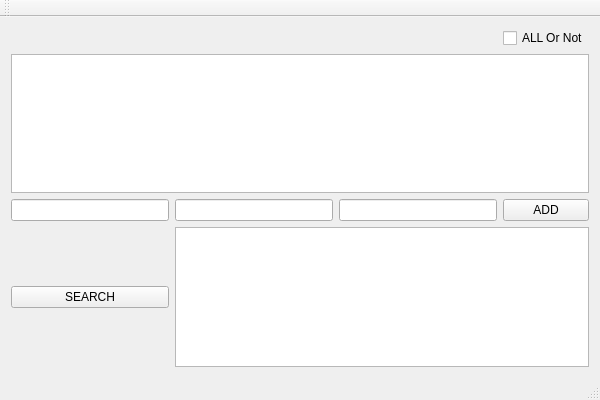
<?xml version="1.0" encoding="UTF-8"?>
<ui version="4.0">
 <class>StarCatalogueMVCClass</class>
 <widget class="QMainWindow" name="StarCatalogueMVCClass">
  <property name="geometry">
   <rect>
    <x>0</x>
    <y>0</y>
    <width>600</width>
    <height>400</height>
   </rect>
  </property>
  <property name="windowTitle">
   <string>StarCatalogueMVC</string>
  </property>
  <widget class="QWidget" name="centralWidget">
   <layout class="QGridLayout" name="gridLayout">
    <item row="1" column="0" colspan="4">
     <widget class="QTableView" name="tableView"/>
    </item>
    <item row="2" column="1">
     <widget class="QLineEdit" name="raLineEdit"/>
    </item>
    <item row="2" column="3">
     <widget class="QPushButton" name="addButton">
      <property name="text">
       <string>ADD</string>
      </property>
     </widget>
    </item>
    <item row="2" column="0">
     <widget class="QLineEdit" name="nameLineEdit"/>
    </item>
    <item row="0" column="3">
     <widget class="QCheckBox" name="checkBox">
      <property name="text">
       <string>ALL Or Not</string>
      </property>
     </widget>
    </item>
    <item row="2" column="2">
     <widget class="QLineEdit" name="decLineEdit"/>
    </item>
    <item row="3" column="0">
     <widget class="QPushButton" name="searchButton">
      <property name="text">
       <string>SEARCH</string>
      </property>
     </widget>
    </item>
    <item row="3" column="1" colspan="3">
     <widget class="QListWidget" name="searchList"/>
    </item>
   </layout>
  </widget>
  <widget class="QMenuBar" name="menuBar">
   <property name="geometry">
    <rect>
     <x>0</x>
     <y>0</y>
     <width>600</width>
     <height>21</height>
    </rect>
   </property>
  </widget>
  <widget class="QToolBar" name="mainToolBar">
   <attribute name="toolBarArea">
    <enum>TopToolBarArea</enum>
   </attribute>
   <attribute name="toolBarBreak">
    <bool>false</bool>
   </attribute>
  </widget>
  <widget class="QStatusBar" name="statusBar"/>
 </widget>
 <layoutdefault spacing="6" margin="11"/>
 <resources>
  <include location="StarCatalogueMVC.qrc"/>
 </resources>
 <connections/>
</ui>
